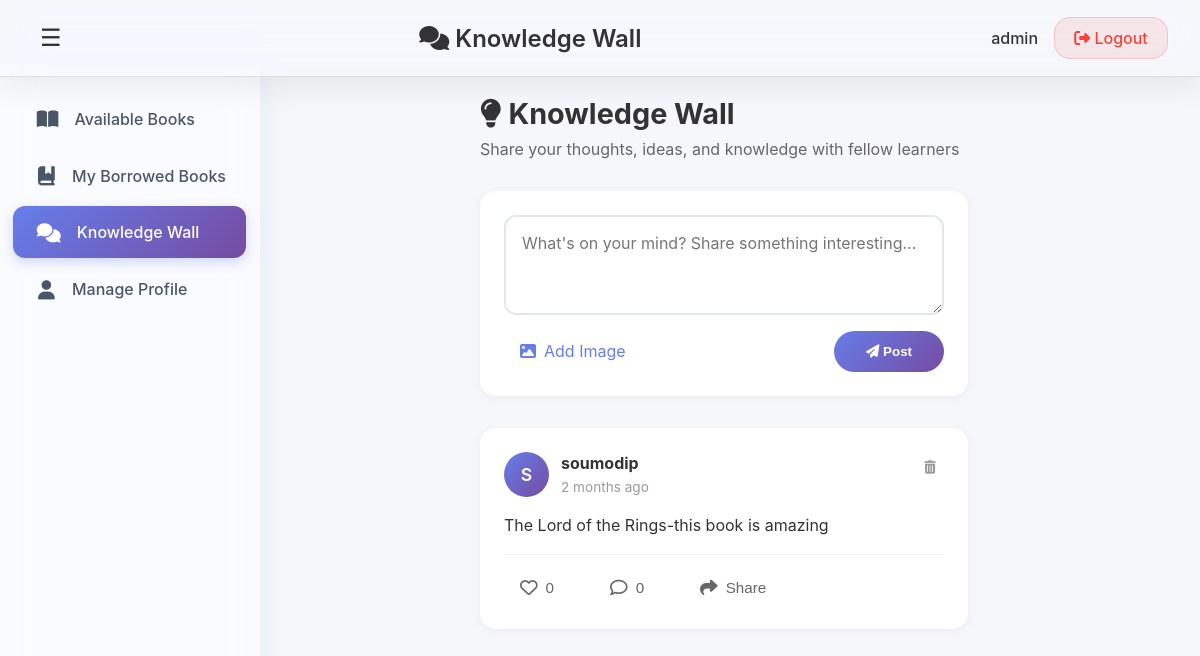
The page /social-wall/ (signed in) on the database its author committed.
### lms_app/models.py (models this page shows, shortened)
class Post(models.Model):
    author = models.ForeignKey(User, on_delete=models.CASCADE, related_name='posts')
    content = models.TextField(max_length=500)
    image = models.ImageField(upload_to='social_wall/', blank=True, null=True)
    created_at = models.DateTimeField(auto_now_add=True)
    updated_at = models.DateTimeField(auto_now=True)
    class Meta:
        ordering = ['-created_at']
    def like_count(self):
        return self.likes.count()
    def comment_count(self):
        return self.comments.count()

### lms_app/views.py (the view)
# urls.py: path('social-wall/', views.social_wall, name='social_wall'),
@login_required
def social_wall(request):
    posts = Post.objects.select_related('author').prefetch_related('likes', 'comments', 'comments__user').all()
    try:
        student = request.user.student
    except Student.DoesNotExist:
        student = None
    user_liked_posts = set(Like.objects.filter(user=request.user).values_list('post_id', flat=True))
    is_admin = request.session.get('admin_id') is not None
    context = {
        'posts': posts,
        'student': student,
        'user_liked_posts': user_liked_posts,
        'is_admin': is_admin,
    }
    response = render(request, 'social_wall.html', context)
    response['Cache-Control'] = 'no-cache, no-store, must-revalidate'
    return response

### lms_app/templates/social_wall.html (shortened to what this page needs)
<!DOCTYPE html>
<html lang="en">
<head>
    <link rel="stylesheet" href="https://cdnjs.cloudflare.com/ajax/libs/font-awesome/6.4.0/css/all.min.css">
</head>
<body>
    <nav class="navbar">
        <button class="sidebar-toggle" id="sidebarToggle" onclick="toggleSidebar()">☰</button>
        <h1><i class="fas fa-comments"></i> Knowledge Wall</h1>
        <div class="user-info">
            <span class="user-name">{% if student %}{{ student.name|default:student.roll_no }}{% else %}{{ request.user.username }}{% endif %}</span>
            <a href="{% url 'student_logout' %}" class="logout-btn"><i class="fas fa-sign-out-alt"></i> Logout</a>
        </div>
    </nav>
    <div class="container">
        <aside class="sidebar">
            <ul class="sidebar-menu">
                <li><a href="{% url 'dashboard' %}"><span class="icon"><i class="fas fa-book-open"></i></span><span class="label">Available Books</span></a></li>
                <li><a href="{% url 'my_borrowed_books' %}"><span class="icon"><i class="fas fa-book-bookmark"></i></span><span class="label">My Borrowed Books</span></a></li>
                <li><a href="{% url 'social_wall' %}" class="active"><span class="icon"><i class="fas fa-comments"></i></span><span class="label">Knowledge Wall</span></a></li>
                <li><a href="{% url 'manage_profile' %}"><span class="icon"><i class="fas fa-user"></i></span><span class="label">Manage Profile</span></a></li>
            </ul>
        </aside>
        <main class="main-content">
            <div class="page-header">
                <h2><i class="fas fa-lightbulb"></i> Knowledge Wall</h2>
                <p>Share your thoughts, ideas, and knowledge with fellow learners</p>
            </div>
            <div class="create-post-card">
                <form class="create-post-form" method="post" action="{% url 'create_post' %}" enctype="multipart/form-data">
                    <textarea name="content" placeholder="What's on your mind? Share something interesting..." maxlength="500" required></textarea>
                    <div class="post-actions-row">
                        <label class="image-upload-label">
                            <i class="fas fa-image"></i>
                            <span>Add Image</span>
                        </label>
                        <button type="submit" class="btn-post"><i class="fas fa-paper-plane"></i> Post</button>
                    </div>
                </form>
            </div>
            {% for post in posts %}
            <div class="post-card">
                <div class="post-header">
                    <div class="post-author">
                        <div class="author-avatar">{{ post.author.username|slice:":1"|upper }}</div>
                        <div class="author-info">
                            <h4>{{ post.author.username }}</h4>
                            <span>{{ post.created_at|timesince }} ago</span>
                        </div>
                    </div>
                    {% if post.author == request.user or is_admin %}
                    <form method="post" action="{% url 'delete_post' post.id %}" style="display: inline;">
                        <button type="submit" class="delete-btn" onclick="return confirm('Are you sure you want to delete this post?');">
                            <i class="fas fa-trash-alt"></i>
                        </button>
                    </form>
                    {% endif %}
                </div>
                <div class="post-content">{{ post.content }}</div>
                <div class="post-interactions">
                    <form method="post" action="{% url 'like_post' post.id %}" class="like-form">
                        <button type="submit" class="interaction-btn {% if post.id in user_liked_posts %}liked{% endif %}">
                            <i class="{% if post.id in user_liked_posts %}fas{% else %}far{% endif %} fa-heart"></i>
                            <span>{{ post.like_count }}</span>
                        </button>
                    </form>
                    <button type="button" class="interaction-btn" onclick="toggleComments({{ post.id }})">
                        <i class="far fa-comment"></i>
                        <span>{{ post.comment_count }}</span>
                    </button>
                    <button type="button" class="interaction-btn" onclick="sharePost({{ post.id }})">
                        <i class="fas fa-share"></i>
                        <span>Share</span>
                    </button>
                </div>
            </div>
            {% empty %}
            <div class="no-posts">
                <i class="fas fa-comments"></i>
                <h3>No posts yet</h3>
                <p>Be the first to share something!</p>
            </div>
            {% endfor %}
        </main>
    </div>
</body>
</html>

### rows shown on the page
Post: author.username "S", author.username "soumodip", created_at "2 months", content "The Lord of the Rings-this book is amazing", like_count "0", comment_count "0"

### other values the page prints
{{ request.user.username }} "admin"
